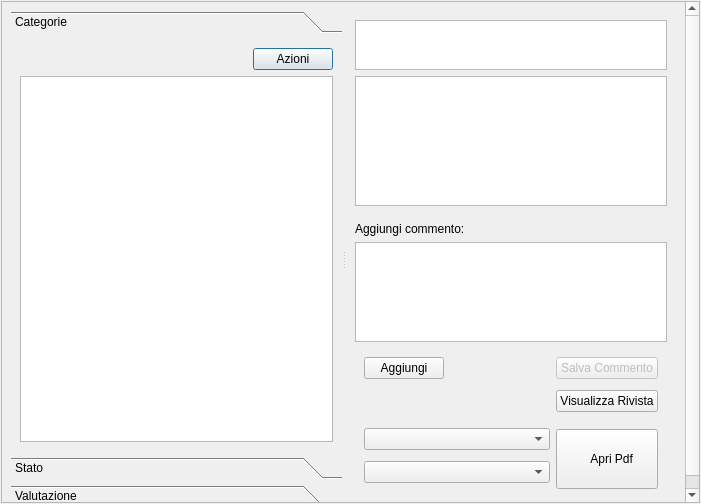
<?xml version="1.0" encoding="UTF-8"?>
<ui version="4.0">
 <class>BookmarkGui</class>
 <widget class="QDialog" name="BookmarkGui">
  <property name="geometry">
   <rect>
    <x>0</x>
    <y>0</y>
    <width>701</width>
    <height>504</height>
   </rect>
  </property>
  <property name="windowTitle">
   <string>Dialog</string>
  </property>
  <property name="locale">
   <locale language="C" country="AnyCountry"/>
  </property>
  <layout class="QGridLayout" name="gridLayout">
   <property name="margin">
    <number>1</number>
   </property>
   <property name="spacing">
    <number>1</number>
   </property>
   <item row="0" column="1">
    <widget class="QScrollArea" name="scrollArea">
     <property name="widgetResizable">
      <bool>true</bool>
     </property>
     <widget class="QWidget" name="scrollAreaWidgetContents">
      <property name="geometry">
       <rect>
        <x>0</x>
        <y>0</y>
        <width>693</width>
        <height>496</height>
       </rect>
      </property>
      <layout class="QHBoxLayout" name="horizontalLayout">
       <item>
        <widget class="QSplitter" name="splitter">
         <property name="orientation">
          <enum>Qt::Horizontal</enum>
         </property>
         <property name="opaqueResize">
          <bool>true</bool>
         </property>
         <property name="childrenCollapsible">
          <bool>false</bool>
         </property>
         <widget class="QToolBox" name="toolBox">
          <property name="sizePolicy">
           <sizepolicy hsizetype="Preferred" vsizetype="Preferred">
            <horstretch>0</horstretch>
            <verstretch>0</verstretch>
           </sizepolicy>
          </property>
          <property name="minimumSize">
           <size>
            <width>200</width>
            <height>300</height>
           </size>
          </property>
          <property name="currentIndex">
           <number>0</number>
          </property>
          <widget class="QWidget" name="page_1">
           <property name="geometry">
            <rect>
             <x>0</x>
             <y>0</y>
             <width>312</width>
             <height>394</height>
            </rect>
           </property>
           <attribute name="icon">
            <iconset resource="crystal.qrc">
             <normaloff>:/icons/crystal/1rightarrow-256.png</normaloff>:/icons/crystal/1rightarrow-256.png</iconset>
           </attribute>
           <attribute name="label">
            <string>Categorie</string>
           </attribute>
           <layout class="QVBoxLayout" name="verticalLayout">
            <item>
             <layout class="QHBoxLayout" name="horizontalLayout_2">
              <item>
               <spacer name="horizontalSpacer_3">
                <property name="orientation">
                 <enum>Qt::Horizontal</enum>
                </property>
                <property name="sizeHint" stdset="0">
                 <size>
                  <width>40</width>
                  <height>20</height>
                 </size>
                </property>
               </spacer>
              </item>
              <item>
               <widget class="QPushButton" name="mainFavoritesMenu">
                <property name="text">
                 <string>Azioni</string>
                </property>
               </widget>
              </item>
             </layout>
            </item>
            <item>
             <widget class="QTreeWidget" name="treeCategorie">
              <property name="alternatingRowColors">
               <bool>true</bool>
              </property>
              <property name="columnCount">
               <number>1</number>
              </property>
              <attribute name="headerVisible">
               <bool>false</bool>
              </attribute>
              <column>
               <property name="text">
                <string>Preferiti</string>
               </property>
              </column>
             </widget>
            </item>
           </layout>
          </widget>
          <widget class="QWidget" name="page_2">
           <property name="geometry">
            <rect>
             <x>0</x>
             <y>0</y>
             <width>312</width>
             <height>394</height>
            </rect>
           </property>
           <attribute name="icon">
            <iconset resource="crystal.qrc">
             <normaloff>:/icons/crystal/1rightarrow-256.png</normaloff>:/icons/crystal/1rightarrow-256.png</iconset>
           </attribute>
           <attribute name="label">
            <string>Stato</string>
           </attribute>
           <layout class="QVBoxLayout" name="verticalLayout_2">
            <item>
             <layout class="QGridLayout" name="gridLayout_3" columnstretch="0,0">
              <property name="sizeConstraint">
               <enum>QLayout::SetFixedSize</enum>
              </property>
              <item row="0" column="1">
               <widget class="QPushButton" name="stateMenu">
                <property name="text">
                 <string>Azioni</string>
                </property>
               </widget>
              </item>
              <item row="0" column="0">
               <spacer name="horizontalSpacer_2">
                <property name="orientation">
                 <enum>Qt::Horizontal</enum>
                </property>
                <property name="sizeHint" stdset="0">
                 <size>
                  <width>40</width>
                  <height>20</height>
                 </size>
                </property>
               </spacer>
              </item>
             </layout>
            </item>
            <item>
             <widget class="QTreeWidget" name="treeStates">
              <property name="maximumSize">
               <size>
                <width>16777215</width>
                <height>16777215</height>
               </size>
              </property>
              <attribute name="headerVisible">
               <bool>false</bool>
              </attribute>
              <column>
               <property name="text">
                <string notr="true">1</string>
               </property>
              </column>
             </widget>
            </item>
           </layout>
          </widget>
          <widget class="QWidget" name="page_3">
           <property name="geometry">
            <rect>
             <x>0</x>
             <y>0</y>
             <width>312</width>
             <height>394</height>
            </rect>
           </property>
           <attribute name="icon">
            <iconset resource="crystal.qrc">
             <normaloff>:/icons/crystal/1rightarrow-256.png</normaloff>
             <normalon>:/icons/crystal/1rightarrow-256.png</normalon>
             <activeon>:/icons/crystal/1rightarrow-256.png</activeon>
             <selectedon>:/icons/crystal/1rightarrow-256.png</selectedon>:/icons/crystal/1rightarrow-256.png</iconset>
           </attribute>
           <attribute name="label">
            <string>Valutazione</string>
           </attribute>
           <layout class="QVBoxLayout" name="verticalLayout_3">
            <item>
             <widget class="QTreeWidget" name="treeEvaluations">
              <attribute name="headerVisible">
               <bool>false</bool>
              </attribute>
              <column>
               <property name="text">
                <string notr="true">1</string>
               </property>
              </column>
             </widget>
            </item>
           </layout>
          </widget>
         </widget>
         <widget class="QFrame" name="frame">
          <property name="minimumSize">
           <size>
            <width>250</width>
            <height>0</height>
           </size>
          </property>
          <property name="frameShape">
           <enum>QFrame::NoFrame</enum>
          </property>
          <property name="frameShadow">
           <enum>QFrame::Plain</enum>
          </property>
          <layout class="QVBoxLayout" stretch="4,4,0,0,4">
           <item>
            <widget class="QTextBrowser" name="Title">
             <property name="minimumSize">
              <size>
               <width>0</width>
               <height>50</height>
              </size>
             </property>
             <property name="maximumSize">
              <size>
               <width>16777215</width>
               <height>90</height>
              </size>
             </property>
            </widget>
           </item>
           <item>
            <widget class="QTextBrowser" name="Abstract">
             <property name="minimumSize">
              <size>
               <width>0</width>
               <height>130</height>
              </size>
             </property>
             <property name="maximumSize">
              <size>
               <width>16777215</width>
               <height>16777215</height>
              </size>
             </property>
            </widget>
           </item>
           <item>
            <spacer name="verticalSpacer">
             <property name="orientation">
              <enum>Qt::Vertical</enum>
             </property>
             <property name="sizeType">
              <enum>QSizePolicy::Fixed</enum>
             </property>
             <property name="sizeHint" stdset="0">
              <size>
               <width>20</width>
               <height>10</height>
              </size>
             </property>
            </spacer>
           </item>
           <item>
            <layout class="QVBoxLayout" name="verticalLayout_5">
             <property name="bottomMargin">
              <number>0</number>
             </property>
             <item>
              <widget class="QLabel" name="label">
               <property name="text">
                <string>Aggiungi commento:</string>
               </property>
              </widget>
             </item>
             <item>
              <widget class="QTextEdit" name="Comments">
               <property name="enabled">
                <bool>true</bool>
               </property>
               <property name="minimumSize">
                <size>
                 <width>0</width>
                 <height>100</height>
                </size>
               </property>
               <property name="acceptRichText">
                <bool>false</bool>
               </property>
               <property name="textInteractionFlags">
                <set>Qt::LinksAccessibleByKeyboard|Qt::LinksAccessibleByMouse|Qt::TextBrowserInteraction|Qt::TextEditable|Qt::TextEditorInteraction|Qt::TextSelectableByKeyboard|Qt::TextSelectableByMouse</set>
               </property>
              </widget>
             </item>
            </layout>
           </item>
           <item>
            <widget class="QFrame" name="frame_2">
             <property name="minimumSize">
              <size>
               <width>0</width>
               <height>150</height>
              </size>
             </property>
             <property name="frameShape">
              <enum>QFrame::NoFrame</enum>
             </property>
             <property name="frameShadow">
              <enum>QFrame::Raised</enum>
             </property>
             <layout class="QGridLayout" name="gridLayout_2">
              <item row="1" column="0">
               <widget class="QPushButton" name="AddFavorite">
                <property name="maximumSize">
                 <size>
                  <width>16777215</width>
                  <height>16777215</height>
                 </size>
                </property>
                <property name="text">
                 <string>Aggiungi</string>
                </property>
                <property name="icon">
                 <iconset resource="crystal.qrc">
                  <normaloff>:/icons/crystal/1leftarrow-256.png</normaloff>:/icons/crystal/1leftarrow-256.png</iconset>
                </property>
               </widget>
              </item>
              <item row="1" column="1">
               <spacer name="horizontalSpacer">
                <property name="orientation">
                 <enum>Qt::Horizontal</enum>
                </property>
                <property name="sizeHint" stdset="0">
                 <size>
                  <width>40</width>
                  <height>20</height>
                 </size>
                </property>
               </spacer>
              </item>
              <item row="7" column="2">
               <widget class="QPushButton" name="OpenPDF">
                <property name="minimumSize">
                 <size>
                  <width>0</width>
                  <height>60</height>
                 </size>
                </property>
                <property name="text">
                 <string>    Apri Pdf </string>
                </property>
                <property name="icon">
                 <iconset resource="crystal.qrc">
                  <normaloff>:/icons/crystal/pdficon.png</normaloff>:/icons/crystal/pdficon.png</iconset>
                </property>
                <property name="iconSize">
                 <size>
                  <width>40</width>
                  <height>40</height>
                 </size>
                </property>
               </widget>
              </item>
              <item row="3" column="2">
               <widget class="QPushButton" name="OpenReview">
                <property name="minimumSize">
                 <size>
                  <width>0</width>
                  <height>0</height>
                 </size>
                </property>
                <property name="text">
                 <string>Visualizza Rivista</string>
                </property>
               </widget>
              </item>
              <item row="1" column="2">
               <widget class="QPushButton" name="SaveComment">
                <property name="enabled">
                 <bool>false</bool>
                </property>
                <property name="text">
                 <string>Salva Commento</string>
                </property>
               </widget>
              </item>
              <item row="6" column="0" rowspan="2" colspan="2">
               <layout class="QVBoxLayout" name="verticalLayout_4">
                <item>
                 <widget class="QComboBox" name="Evaluation">
                  <property name="toolTip">
                   <string>Valuta l'articolo.</string>
                  </property>
                  <property name="locale">
                   <locale language="Italian" country="Switzerland"/>
                  </property>
                  <property name="editable">
                   <bool>false</bool>
                  </property>
                 </widget>
                </item>
                <item>
                 <widget class="QComboBox" name="State">
                  <property name="toolTip">
                   <string>Stato di lettura dell'articolo.</string>
                  </property>
                 </widget>
                </item>
               </layout>
              </item>
              <item row="3" column="0" colspan="2">
               <spacer name="verticalSpacer_2">
                <property name="orientation">
                 <enum>Qt::Vertical</enum>
                </property>
                <property name="sizeHint" stdset="0">
                 <size>
                  <width>20</width>
                  <height>40</height>
                 </size>
                </property>
               </spacer>
              </item>
             </layout>
            </widget>
           </item>
          </layout>
         </widget>
        </widget>
       </item>
      </layout>
     </widget>
    </widget>
   </item>
  </layout>
 </widget>
 <tabstops>
  <tabstop>treeCategorie</tabstop>
  <tabstop>treeStates</tabstop>
  <tabstop>treeEvaluations</tabstop>
  <tabstop>Title</tabstop>
  <tabstop>Abstract</tabstop>
  <tabstop>scrollArea</tabstop>
  <tabstop>AddFavorite</tabstop>
  <tabstop>OpenPDF</tabstop>
  <tabstop>OpenReview</tabstop>
  <tabstop>SaveComment</tabstop>
  <tabstop>Evaluation</tabstop>
  <tabstop>State</tabstop>
 </tabstops>
 <resources>
  <include location="crystal.qrc"/>
 </resources>
 <connections/>
</ui>
